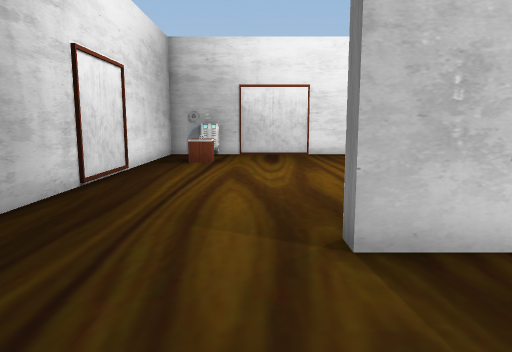
view 1 (above)

12 first-person views from a walk through a 3-D level made in the Unity game engine. The camera is 1.3 m above the floor, tilts 8° down and sees 70° across. The floor is counted in squares, 1 m on a side. Each view is taken from the middle of a square. On the plan, view 1 faces up. The plan holds only what a view shows up to about 15 squares ahead; the rest is blank. The player is left out. Some surface patterns are stand-ins.

view 2
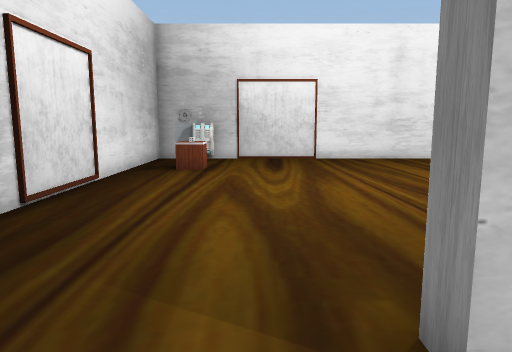

view 3
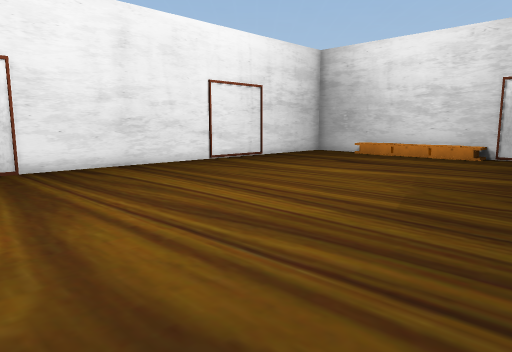

view 4
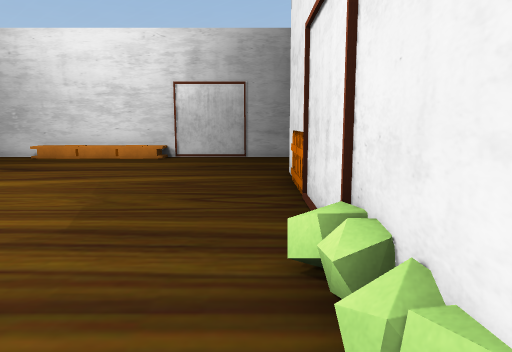

view 5
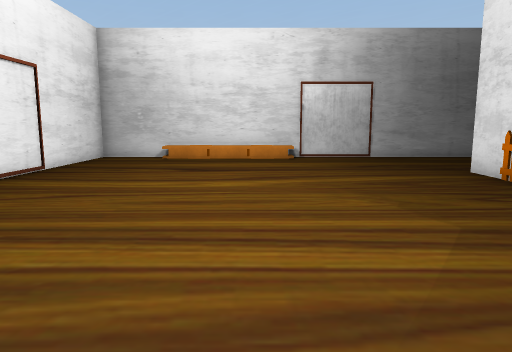

view 6
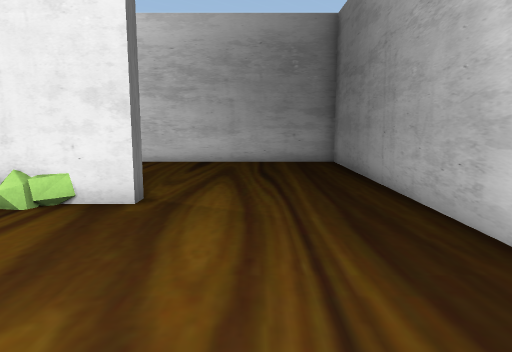

view 7
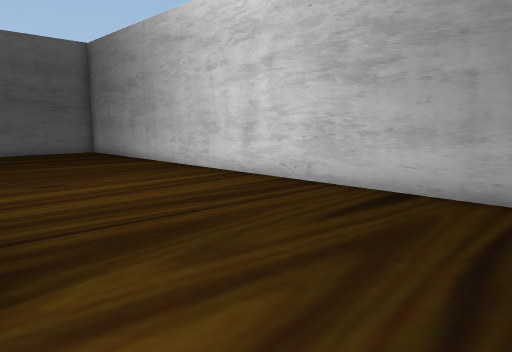

view 8
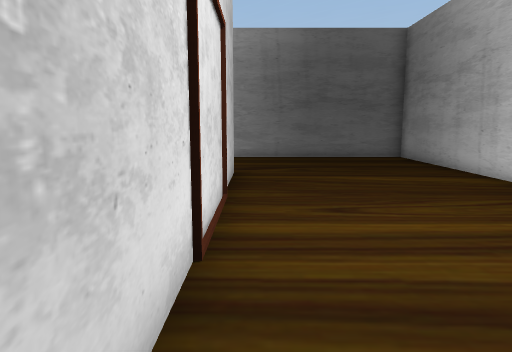

view 9
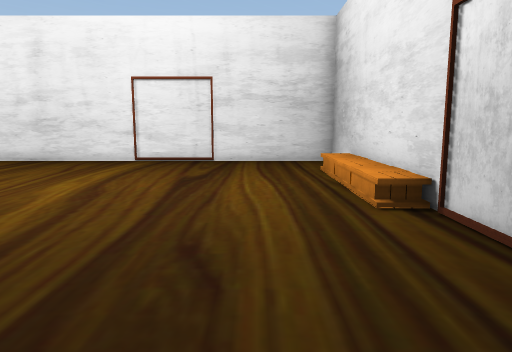

view 10
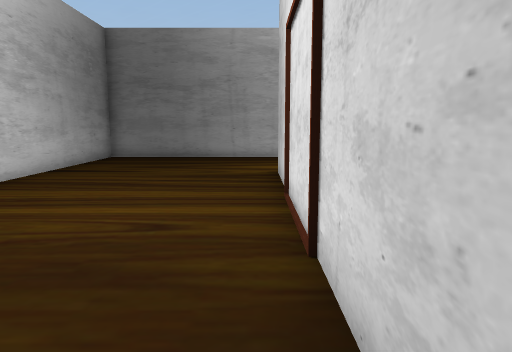

view 11
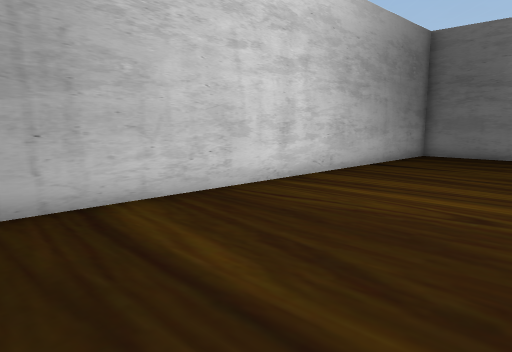

view 12
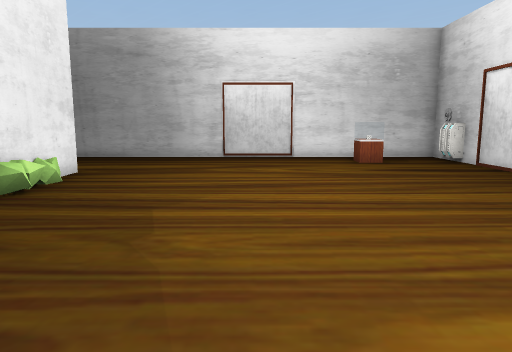

### Floor plan
Points are (right, up) in squares from view 1. A wall is a line through its corners. A room is listed if a view was taken in it or the views show most of it. See-through windows are left out.
Room 1 (views 1, 2, 3, 4, 5, 6, 7, 8, 9, 10, 11, 12)
walls: (7.6, 3.6) (1, 3.6) (1, 4.1) (7.5, 4.1); (9.4, 4.1) (11, 4.1); (10.9, 3.6) (9.5, 3.6); (-3.7, 16.2) (-3.7, -2.9) (15.8, -2.9) (15.8, 16.2) (-1.5, 16.2)
objects: other object (-3, 16); podium (-2, 13); console (-2, 16); bush (3, 4); fence (8, 4); fence (9, 4)

Where each view was taken, in squares from view 1:
view 1: 0 up, 0 right, facing up
view 2: 2 up, 0 right, facing up
view 3: 5 up, 0 right, facing up-right
view 4: 5 up, 1 right, facing right
view 5: 10 up, 1 right, facing right
view 6: 10 up, 1 left, facing down
view 7: 4 up, 2 left, facing down-right
view 8: 3 up, 1 right, facing right
view 9: 3 up, 13 right, facing up
view 10: 3 up, 11 right, facing left
view 11: 3 up, 12 right, facing down-left
view 12: 9 up, 11 right, facing left
